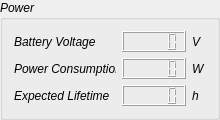
         <widget class="QGroupBox" name="powerBox">
          <property name="minimumSize">
           <size>
            <width>220</width>
            <height>120</height>
           </size>
          </property>
          <property name="maximumSize">
           <size>
            <width>220</width>
            <height>120</height>
           </size>
          </property>
          <property name="font">
           <font>
            <italic>true</italic>
           </font>
          </property>
          <property name="title">
           <string>Power</string>
          </property>
          <layout class="QVBoxLayout" name="verticalLayout_5">
           <item>
            <layout class="QGridLayout" name="gridLayout">
             <item row="1" column="1">
              <widget class="QLCDNumber" name="lcdNumber_2"/>
             </item>
             <item row="1" column="2">
              <widget class="QLabel" name="label_9">
               <property name="text">
                <string>W</string>
               </property>
              </widget>
             </item>
             <item row="2" column="1">
              <widget class="QLCDNumber" name="lcdNumber"/>
             </item>
             <item row="0" column="0">
              <widget class="QLabel" name="label_3">
               <property name="font">
                <font>
                 <weight>50</weight>
                 <italic>true</italic>
                 <bold>false</bold>
                </font>
               </property>
               <property name="text">
                <string>Battery Voltage</string>
               </property>
              </widget>
             </item>
             <item row="0" column="1">
              <widget class="QLCDNumber" name="lcdNumber_4"/>
             </item>
             <item row="1" column="0">
              <widget class="QLabel" name="label_4">
               <property name="font">
                <font>
                 <weight>50</weight>
                 <italic>true</italic>
                 <bold>false</bold>
                </font>
               </property>
               <property name="text">
                <string>Power Consumption</string>
               </property>
              </widget>
             </item>
             <item row="2" column="0">
              <widget class="QLabel" name="label_5">
               <property name="font">
                <font>
                 <weight>50</weight>
                 <italic>true</italic>
                 <bold>false</bold>
                </font>
               </property>
               <property name="text">
                <string>Expected Lifetime</string>
               </property>
              </widget>
             </item>
             <item row="0" column="2">
              <widget class="QLabel" name="label_7">
               <property name="text">
                <string>V</string>
               </property>
              </widget>
             </item>
             <item row="2" column="2">
              <widget class="QLabel" name="label_8">
               <property name="text">
                <string>h</string>
               </property>
              </widget>
             </item>
            </layout>
           </item>
          </layout>
         </widget>
